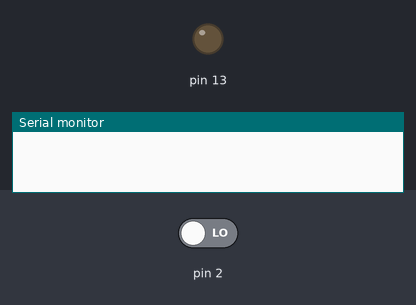
A sketch run on a simulated Arduino Uno, built with avr-gcc and run on an emulated ATmega328P. On the bench: output pins drawn as LEDs (lit = HIGH), the last lines printed to the serial monitor. The inputs (shaded band) are chosen by the test bench; at power-on: pin 2 LOW.

Above: at 1.2 s.
1.3 s: pin 2 driven HIGH
At 2.7 s:
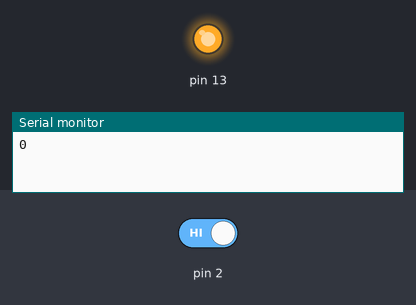
Timing chart, 0 to 4.3 s (numbered marks = the images above; inputs shaded):
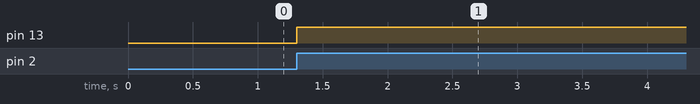

The sketch:

interrupt_without_pullup.ino
```cpp
int isPulled = 0;
void setup() {
  // прерывание на D2 (UNO/NANO)
  attachInterrupt(digitalPinToInterrupt(2), myButt, CHANGE);
  Serial.begin(9600);
  pinMode(13, OUTPUT);
  //nMode(2, INPUT_PULLUP);
}

volatile uint32_t debounce;
void myButt() {

  if (millis() - debounce >= 100 && digitalRead(2)) {
    debounce = millis();
	Serial.println(isPulled);
    isPulled = !isPulled;
    digitalWrite(13, isPulled);
  }
}
void loop() {
  delay(999999999);
}
```

Measured:
- after the input at 1.3 s, pin 13: LOW → HIGH at once
